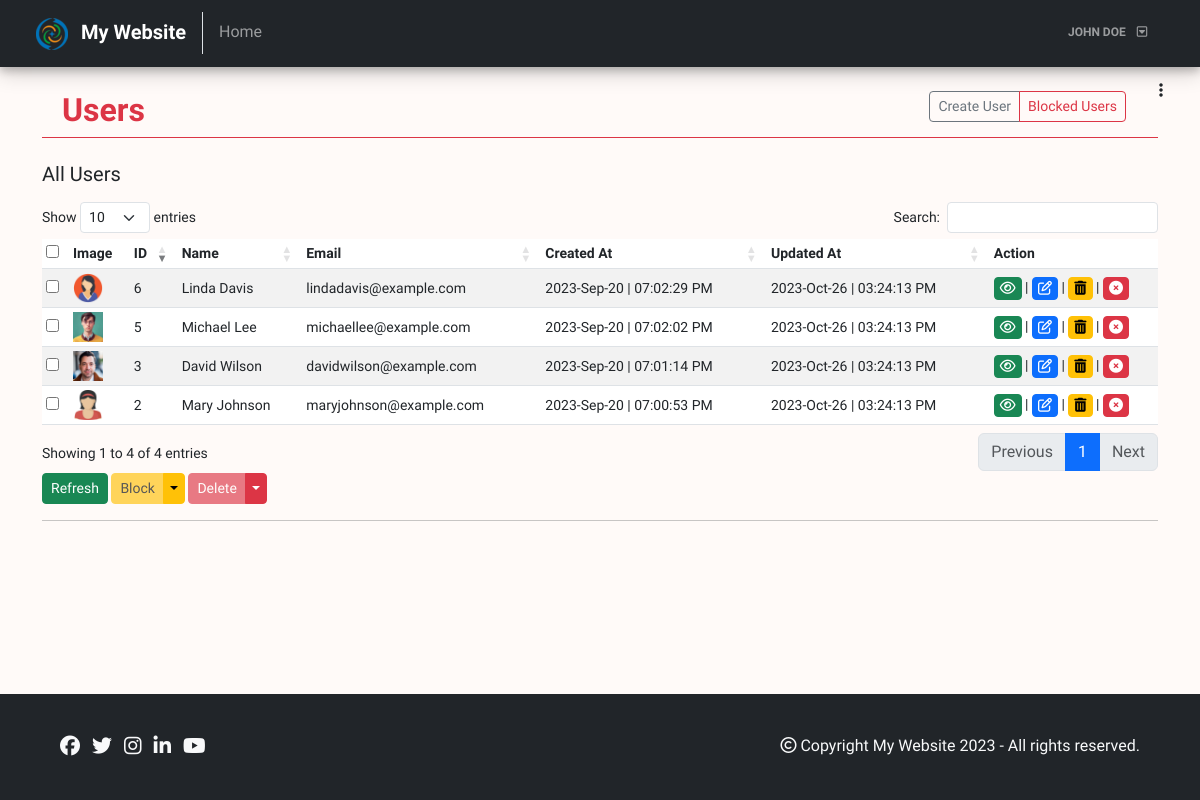
Screenshot of /admin/users/users.php (signed in) with the database file from the repository.
### tables this page shows
CREATE TABLE `users` (
  `user_id` int(11) NOT NULL,
  `user_name` varchar(255) NOT NULL,
  `user_email` varchar(255) NOT NULL,
  `user_password` varchar(255) NOT NULL,
  `user_gender` char(1) DEFAULT NULL,
  `user_dob` date DEFAULT NULL,
  `user_phone` varchar(15) DEFAULT NULL,
  `user_address` varchar(255) DEFAULT NULL,
  `user_image` varchar(255) DEFAULT NULL,
  `user_role` char(1) NOT NULL DEFAULT 'u',
  `user_status` tinyint(1) NOT NULL DEFAULT 1,
  `created_at` datetime NOT NULL DEFAULT current_timestamp(),
  `updated_at` datetime NOT NULL DEFAULT current_timestamp()
);

### logics/db.php (called while the page is built, shortened)
<?php
class db
{
	private $dbHost = "localhost";
	private $dbUser = "root";
	private $dbPassword = "";
	private $dbName = "php_basic_crud_db";
	private $mysqli = "";
	private $conn = false;
	public function __construct()
	{
		if(!$this->conn)
		{
			$this->mysqli = new mysqli($this->dbHost, $this->dbUser, $this->dbPassword, $this->dbName);
			$this->conn = true;
		}
		else
		{
			return true;
		}
	}
	public function executeSQL($query, $params, $select = false)
	{
	    if (!empty($params))
	    {
	        $bind_names = $this->dynamicallyBindParameters($query, $params);
			$query = $this->mysqli->prepare($query);
	        call_user_func_array(array($query,'bind_param'), $bind_names);
	        $query->execute();
	        if($select)
	        {
	        	$result = $query->get_result()->fetch_all(MYSQLI_ASSOC);
	    	}
	    	else
	    	{
	    		if($query->affected_rows > 0)
		        {
		        	$result = ["queryExecuted" => true, "affectedRows" => $query->affected_rows];
		        }
		        else
		        {
		        	$result = ["queryExecuted" => false, "affectedRows" => 0];
		        }
	    	}
	    }
	    else
	    {
	    	$query = $this->mysqli->prepare($query);
	        $query->execute();
	        if($select)
	        {
	        	$result = $query->get_result()->fetch_all(MYSQLI_ASSOC);
	    	}
	    }
	    return $result;
	}
}
?>

### admin/users/users.php (the view, shortened to what this page needs)
<?php
    include('../../logics/db.php');
	$obj = new db();
    $datatable = true;
?>
<!DOCTYPE html>
<html lang="en">
<head>
    <?php include('../includes/head-contents.php'); ?>
</head>
<body>
    <?php include('../includes/admin-navbar.php'); ?>
    <?php include('../includes/admin-sidebar.php'); ?>
    <div class="container my-4">
        <div class="row px-2">
            <div class="col-6">
                <h2 class="text-danger fw-bold">Users</h2>
            </div>
            <div class="col-6 text-end">
                <div class="btn-group" role="group" aria-label="Basic outlined example">
                    <a href="create.php" type="button" class="btn btn-sm btn-outline-secondary">Create User</a>
                    <a href="blocked.php" type="button" class="btn btn-sm btn-outline-danger">Blocked Users</a>
                </div>
            </div>
        </div>
        <hr class="text-danger opacity-100 my-0">
    </div>
    <div class="container">
        <div class="row">
        <div class="col">
            <h5 class="mb-3">All Users</h5>
            <div id="crudTable">
            <div class="table-responsive">
                <table class="table table-striped table-sm" id="myTable">
                <thead>
                    <tr>
                    <th><input type="checkbox" name="checkbox" id="checkAll"></th>
                    <th>Image</th>
                    <th>ID</th>
                    <th>Name</th>
                    <th>Email</th>
                    <th>Created At</th>
                    <th>Updated At</th>
                    <th class="actionColumn">Action</th>
                    </tr>
                </thead>
                <tbody>
                <?php
                $paramList = [];
                $sql = "SELECT * FROM users WHERE user_role = 'u' AND user_status = 1 ORDER BY user_id DESC";
                $result = $obj->executeSQL($sql, $paramList , true);
                foreach($result as $res) {
                    ?>
                    <tr>
                    <td><input type="checkbox" name="checkbox"></td>
                    <?php $img = empty($res['user_image']) ? "../../images/placeholder.png" : "../uploads/users/" . $res['user_image']?>
                    <td><img src="<?php echo $img ?>" alt="image" class="crtudTableImage"></td>
                    <td><?php echo $res["user_id"] ?></td>
                    <td><?php echo $res["user_name"] ?></td>
                    <td><?php echo $res["user_email"] ?></td>
                    <td><?php echo date('Y-M-d | h:i:s A', strtotime($res["created_at"])) ?></td>
                    <td><?php echo date('Y-M-d | h:i:s A', strtotime($res["updated_at"])) ?></td>
                    <td>
                        <a href="view.php?id=<?php echo $res['user_id'] ?>" class="btn btn-success btn-sm" id="btnView">
                        <i class="fa fa-eye" data-bs-toggle="tooltip" data-bs-placement="top" title="View"></i>
                        </a>
                        |
                        <a href="edit.php?id=<?php echo $res['user_id'] ?>" class="btn btn-primary btn-sm" id="btnEdit">
                        <i class="fa fa-edit" data-bs-toggle="tooltip" data-bs-placement="top" title="Edit"></i>
                        </a>
                        |
                        <a href="#" class="block btn btn-warning btn-sm" data-id=<?php echo $res['user_id'] ?>>
                        <i class="fa fa-trash-alt" data-bs-toggle="tooltip" data-bs-placement="top" title="Block"></i>
                        </a>
                        |
                        <a href="#" class="delete btn btn-danger btn-sm" data-id=<?php echo $res['user_id'] ?>>
                        <i class="fa fa-times-circle" data-bs-toggle="tooltip" data-bs-placement="top" title="Delete"></i>
                        </a>
                    </td>
                    </tr>
                <?php }?>
                </tbody>
                </table>
                <div class="tableOptions">
                    <div class="btn-group btn-group-sm">
                        <a type="button" class="btn btn-success" href="<?php echo $_SERVER['PHP_SELF'] ?>" id="refreshButton">Refresh</a>
                    </div>
                    <div class="btn-group btn-group-sm">
                        <a href="#" type="button" class="btn btn-warning disabled" id="blockSelected"
                        data-bs-toggle="modal" data-bs-target="#blockSelectedModal">Block</a>
                        <a type="button" class="btn btn-warning dropdown-toggle dropdown-toggle-split"
                        data-bs-toggle="dropdown">
                        </a>
                    </div>
                    <div class="btn-group btn-group-sm">
                        <a type="button" href="#" class="btn btn btn-danger disabled" id="deleteSelected"
                        data-bs-toggle="modal" data-bs-target="#deleteSelectedModal">Delete</a>
                        <a type="button" class="btn btn btn-danger dropdown-toggle dropdown-toggle-split"
                        data-bs-toggle="dropdown">
                        </a>
                    </div>
                    <hr>
                </div>
            </div>
            </div>
        </div>
        </div>
    </div>
    <?php include('../../includes/footer.php'); ?>
</body>
</html>

### admin/includes/head-contents.php (shortened to what this page needs)
<link href="../../css/bootstrap.min.css" rel="stylesheet">
<?php  if(isset($datatable) && $datatable == true) { ?>
<link rel="stylesheet" type="text/css" href="../../css/datatables.min.css">
<?php } ?>
<link href="../../css/style.css" rel="stylesheet">

### admin/includes/admin-navbar.php (shortened to what this page needs)
<?php
  $current_page = basename($_SERVER['PHP_SELF']);
?>
<nav class="navbar navbar-expand-md bg-dark navbar-dark box">
  <div class="container-fluid mx-4 my-1">
    <a class="navbar-brand fw-bold" href="../../index.php">
      <img src="../../images/logo.png" style="width: 32px;" alt="logo" class="me-2">
      <?php
        echo WEBSITE_NAME;
      ?>
    </a>
    <div class="collapse navbar-collapse" id="collapsibleNavbar">
      <ul class="navbar-nav w-100 ">
        <li class="nav-item">
          <a class="nav-link <?php echo ($current_page == 'index.php') ? 'active fw-bold' : '' ?>" href="../home/index.php">Home</a>
        </li>
        <?php
          if (isset($_SESSION['loggedin']) && $_SESSION['loggedin'] == true) { ?>
            <li class="nav-item dropdown ms-md-auto btn badge">
              <a class="nav-link login-btn <?php echo ($current_page == 'login.php') ? 'active' : '' ?>" id="navbarDropdown" role="button" data-bs-toggle="dropdown" aria-expanded="false" href="#">
                <?php echo strtoupper($_SESSION['username']); ?> <i class="fa-regular fa-square-caret-down ms-2"></i>
              </a>
            </li>
        <?php } else { ?>
          <li class="nav-item color-white ms-md-auto btn badge <?php echo ($current_page == 'login.php') ? 'btn-danger' : 'btn-outline-danger' ?>">
            <a class="nav-link login-btn <?php echo ($current_page == 'login.php') ? 'active' : '' ?>" href="../login.php">Login</a>
          </li>
        <?php } ?>
      </ul>
    </div>
  </div>
</nav>

### admin/includes/admin-sidebar.php (shortened to what this page needs)
<button class="btn float-end mt-1 me-4" data-bs-toggle="offcanvas" data-bs-target="#offcanvas" role="button">
    <span data-bs-toggle="tooltip" title="Menu" data-bs-placement="bottom">
        <i class="fa-solid fa-ellipsis-vertical" data-bs-toggle="offcanvas" data-bs-target="#offcanvas"></i>
    </span>
</button>

### includes/footer.php
<div class="container-fluid bg-dark mt-5 footer">
	<div class="row">
		<div class="col-md-6">
			<p class="text-light px-5 py-md-4 text-md-start text-center mt-3">
				<a href="#" class="me-2 text-light h5" data-bs-toggle="tooltip" title="Facebook"><i class="fa-brands fa-facebook"></i></a>
				<a href="#" class="me-2 text-light h5" data-bs-toggle="tooltip" title="Twitter"><i class="fa-brands fa-twitter"></i></a>
				<a href="#" class="me-2 text-light h5" data-bs-toggle="tooltip" title="Instagram"><i class="fa-brands fa-instagram"></i></a>
				<a href="#" class="me-2 text-light h5" data-bs-toggle="tooltip" title="Linkedin"><i class="fa-brands fa-linkedin-in"></i></a>
				<a href="#" class="me-2 text-light h5" data-bs-toggle="tooltip" title="Youtube"><i class="fa-brands fa-youtube"></i></a>
			</p>
		</div>
		<div class="col-md-6">
			<p class="text-light px-5 py-md-4 text-md-end text-center mt-3">
				<i class="fa-regular fa-copyright"></i>
				Copyright <?php echo WEBSITE_NAME . " " . date('Y'); ?> - All rights reserved.
			</p>
		</div>
	</div>
</div>

### css/style.css (style rules this page uses)
* { font-family: 'Cabin', Helvetica, sans-serif; }
body { min-height: 100vh; position: relative; margin: 0; padding-bottom: 100px; box-sizing: border-box; background-color: #FFFAF8; }
.navbar .nav-item .nav-link::after { content: ''; display: block; width: 0; height: 2px; background: #fff; transition: width .3s; }
.box { box-shadow: 0 4px 8px 0 rgba(0, 0, 0, 0.2), 0 6px 20px 0 rgba(0, 0, 0, 0.19); }
.footer { position: absolute; bottom: 0; }
#crudTable { font-size: 14px; white-space: nowrap; }
#crudTable table .actionColumn { min-width: 100px; }
#crudTable table td { vertical-align: middle; }
#crudTable table a { padding:0px 5px; }
#crudTable input[type="checkbox"] { cursor: pointer; }
#crudTable .crtudTableImage { width: 30px; height: 30px; }

### rows the page displays
users: user_image (picture), user_id "6", user_name "Linda Davis", user_email "lindadavis@example.com", created_at "2023-Sep-20 | 07:02:29 PM", updated_at "2023-Oct-26 | 03:24:13 PM"
users: user_image (picture), user_id "5", user_name "Michael Lee", user_email "michaellee@example.com", created_at "2023-Sep-20 | 07:02:02 PM", updated_at "2023-Oct-26 | 03:24:13 PM"
users: user_image (picture), user_id "3", user_name "David Wilson", user_email "davidwilson@example.com", created_at "2023-Sep-20 | 07:01:14 PM", updated_at "2023-Oct-26 | 03:24:13 PM"
users: user_image (picture), user_id "2", user_name "Mary Johnson", user_email "maryjohnson@example.com", created_at "2023-Sep-20 | 07:00:53 PM", updated_at "2023-Oct-26 | 03:24:13 PM"

### other values shown
WEBSITE_NAME "My Website"
$_SESSION['username'] "JOHN DOE"
